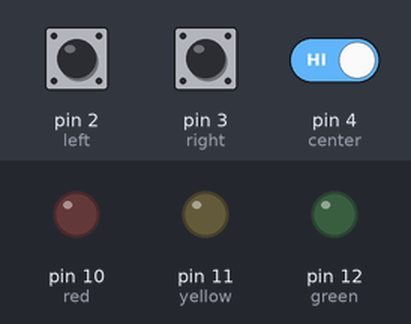
The sketch below on a simulated Arduino Uno, built with avr-gcc and run on an emulated ATmega328P. Parts: output pins drawn as LEDs (lit = HIGH). Inputs (shaded band) come from the test bench; at power-on: pin 4 (center) HIGH, pin 2 (left) LOW, pin 3 (right) HIGH.

Above: at 1.2 s.
1.3 s: pin 4 (center) driven LOW
At 1.7 s:
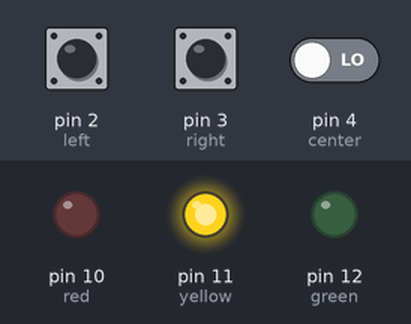
4.3 s: pin 2 (left) pulled HIGH for 0.15 s
At 6.1 s:
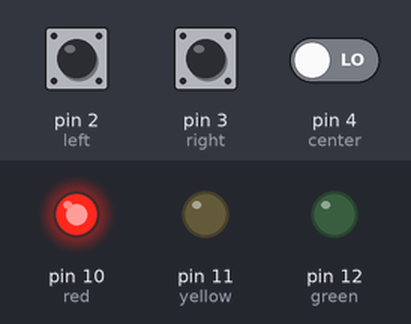
7.3 s: pin 4 (center) driven HIGH
At 8.5 s:
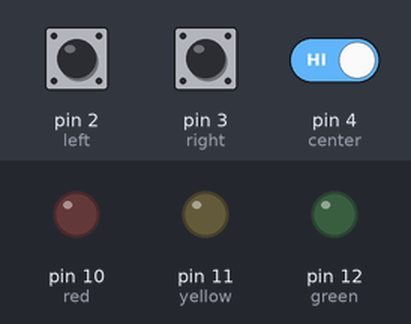
8.8 s: pin 3 (right) pulled LOW for 0.15 s
At 9.6 s:
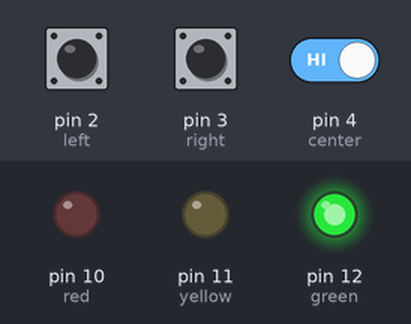
11.9 s: pin 3 (right) pulled LOW for 1 s
At 15.4 s:
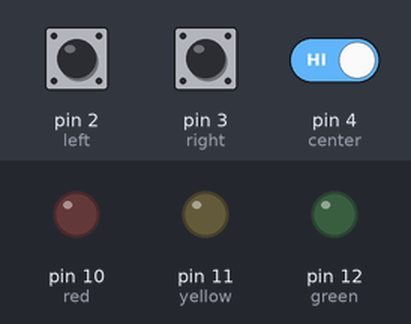
15.9 s: pin 3 (right) driven LOW and pin 4 (center) driven LOW
At 17.3 s:
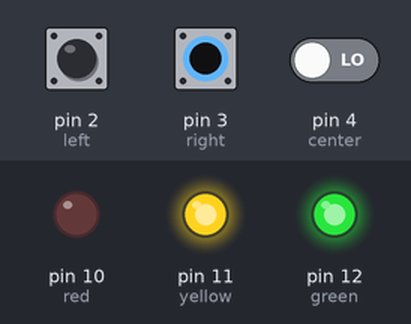
Timing chart, 0 to 19.9 s (numbered marks = the images above; inputs shaded):
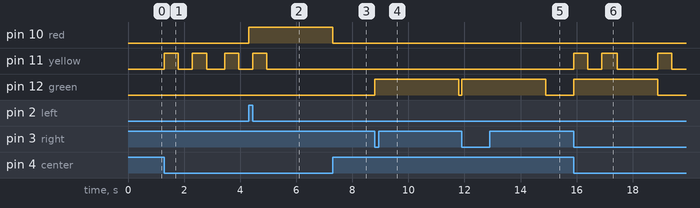

Measured:
- after the input at 1.3 s, pin 11 (yellow): goes HIGH 0.50 s, LOW 0.50 s, HIGH 0.50 s, LOW 0.65 s, HIGH 0.50 s, then LOW, starting at once
- after the input at 4.3 s, pin 10 (red): LOW → HIGH at once; pin 11 (yellow): goes on until 5.0 s, then stays LOW
- after the input at 7.3 s, pin 11 (yellow): stays LOW (without the input it goes to HIGH after 0.00 s)
- after the input at 8.8 s, pin 12 (green): LOW → HIGH at once, → LOW 3.0 s later
- after the input at 11.9 s, pin 12 (green): LOW → HIGH at once, → LOW 3.0 s later
- after the input at 15.9 s, pin 11 (yellow): goes HIGH 0.50 s, LOW 0.50 s, HIGH 0.55 s, LOW 1.5 s, HIGH 0.50 s, then LOW, starting at once; pin 12 (green): LOW → HIGH at once, → LOW 3.0 s later

The sketch:

lab2.ino
```cpp
int right = 3, center = 4, left = 2,
    green = 12, red = 10, yellow = 11,
    delay_time = 150, interval = 50;
unsigned long time_r = 0, time_l = 0, time_c = 0,
              time_redOn = 0, time_greenOn = 0;

void setup() {
    pinMode(left, INPUT);
    pinMode(center, INPUT);
    pinMode(right, INPUT_PULLUP);
    pinMode(red, OUTPUT);
    pinMode(yellow, OUTPUT);
    pinMode(green, OUTPUT);
    attachInterrupt(digitalPinToInterrupt(left), when_press_left, RISING);
    attachInterrupt(digitalPinToInterrupt(right), when_press_right, FALLING);
}
void when_press_right() {
    if (millis()-time_r > delay_time) {
        if (digitalRead(red) == LOW) {
            digitalWrite(green, !digitalRead(green));
            time_greenOn = millis();
        }
    }
    time_r = millis();
}
void when_press_left() {
    if (millis()-time_l > delay_time) {
        digitalWrite(red, !digitalRead(red));
        time_redOn = millis();
    }
    time_l = millis();
}
void sleep(int pin, int ms) {
    unsigned long t = millis();
    while (millis()-t < ms && digitalRead(pin) == HIGH) delay(interval);
    digitalWrite(pin, LOW);
}
void loop() {
    if (digitalRead(red) == HIGH && digitalRead(green) == LOW)
        sleep(red, 3000 - (millis() - time_redOn));
    else {
        if (digitalRead(green) == HIGH) {
            sleep(green, 3000 - (millis() - time_greenOn));
        }
        else if (digitalRead(center) == LOW && millis()-time_c > delay_time) {
            for (int i=0;i<4;i++) {
                digitalWrite(yellow, !digitalRead(yellow));
                unsigned long t = millis();
                while (millis()-t < 500) delay(interval);
            }
            time_c = millis();
        }
    }
}
```
